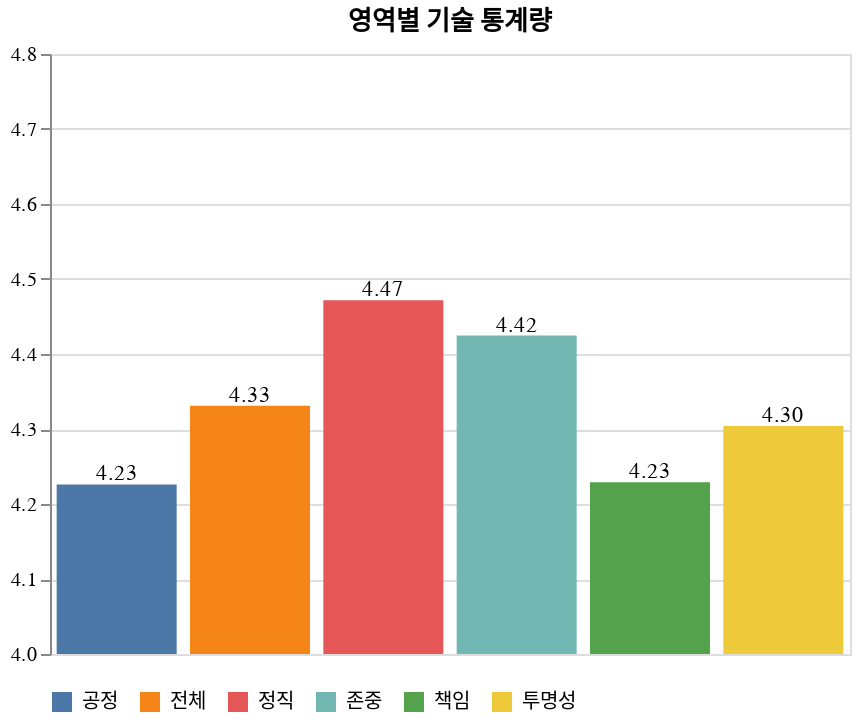

Notebook code for this chart:
### Code cell
tp_by_area = by_area_mean.drop("ID").transpose(include_header=True)

bar = draw_bar_plot(tp_by_area, "column", "column_0", "영역별 기술 통계량", None, rotate=False, legend=True, scale=alt.Scale(domain=[4, 4.8]))
bar.show()

### Figure 1 — Vega-Lite specification as saved in the notebook (floating-point values rounded to 4 significant figures)
{"config": {"view": {"continuousWidth": 300, "continuousHeight": 300}}, "layer": [{"mark": {"type": "bar"}, "encoding": {"color": {"field": "column", "legend": {"direction": "horizontal", "orient": "bottom"}, "title": null, "type": "nominal"}, "tooltip": [], "x": {"axis": null, "field": "column", "title": "영역별 기술 통계량", "type": "nominal"}, "y": {"field": "column_0", "scale": {"domain": [4, 4.8]}, "title": null, "type": "quantitative"}}, "name": "view_20", "title": "영역별 기술 통계량"}, {"mark": {"type": "text", "align": "center", "baseline": "bottom"}, "encoding": {"color": {"value": "black"}, "text": {"field": "column_0", "format": ".2f", "type": "quantitative"}, "tooltip": [], "x": {"field": "column", "type": "nominal"}, "y": {"field": "column_0", "type": "quantitative"}}, "title": "영역별 기술 통계량"}], "data": {"name": "data-3e184254436403d35c04c50aba98dd6a"}, "params": [{"name": "param_76", "select": {"type": "interval", "encodings": ["x", "y"]}, "bind": "scales", "views": ["view_20"]}], "width": 400, "$schema": "https://vega.github.io/schema/vega-lite/v5.20.1.json", "datasets": {"data-3e184254436403d35c04c50aba98dd6a": [{"column": "공정", "column_0": 4.226}, {"column": "정직", "column_0": 4.472}, {"column": "존중", "column_0": 4.425}, {"column": "책임", "column_0": 4.229}, {"column": "투명성", "column_0": 4.304}, {"column": "전체", "column_0": 4.331}]}}
